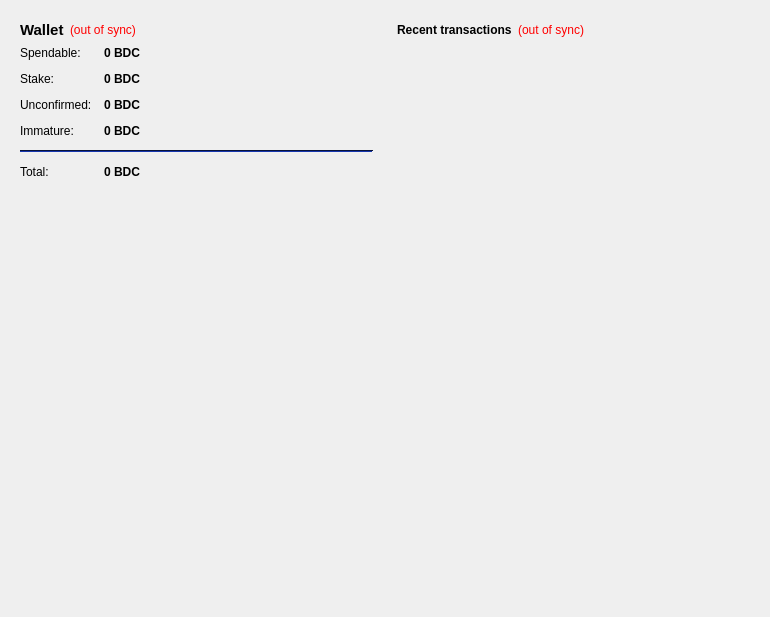
<?xml version="1.0" encoding="UTF-8"?>
<ui version="4.0">
 <class>OverviewPage</class>
 <widget class="QWidget" name="OverviewPage">
  <property name="geometry">
   <rect>
    <x>0</x>
    <y>0</y>
    <width>770</width>
    <height>617</height>
   </rect>
  </property>
  <property name="windowTitle">
   <string>Form</string>
  </property>
  <layout class="QHBoxLayout" name="horizontalLayout" stretch="1,1">
   <item>
    <layout class="QVBoxLayout" name="verticalLayout_2">
     <item>
      <widget class="QFrame" name="frame">
       <property name="frameShape">
        <enum>QFrame::NoFrame</enum>
       </property>
       <property name="frameShadow">
        <enum>QFrame::Raised</enum>
       </property>
       <property name="lineWidth">
        <number>0</number>
       </property>
       <layout class="QVBoxLayout" name="verticalLayout_4">
        <item>
         <layout class="QHBoxLayout" name="horizontalLayout_4">
          <item>
           <widget class="QLabel" name="label_5">
            <property name="font">
             <font>
              <pointsize>11</pointsize>
              <weight>75</weight>
              <bold>true</bold>
             </font>
            </property>
            <property name="text">
             <string>Wallet</string>
            </property>
           </widget>
          </item>
          <item>
           <widget class="QLabel" name="labelWalletStatus">
            <property name="toolTip">
             <string>The displayed information may be out of date. Your wallet automatically synchronizes with the BlueDragon network after a connection is established, but this process has not completed yet.</string>
            </property>
            <property name="styleSheet">
             <string notr="true">QLabel { color: red; }</string>
            </property>
            <property name="text">
             <string notr="true">(out of sync)</string>
            </property>
            <property name="alignment">
             <set>Qt::AlignLeading|Qt::AlignLeft|Qt::AlignVCenter</set>
            </property>
           </widget>
          </item>
          <item>
           <spacer name="horizontalSpacer_2">
            <property name="orientation">
             <enum>Qt::Horizontal</enum>
            </property>
            <property name="sizeHint" stdset="0">
             <size>
              <width>40</width>
              <height>20</height>
             </size>
            </property>
           </spacer>
          </item>
         </layout>
        </item>
        <item>
         <layout class="QFormLayout" name="formLayout_2">
          <property name="fieldGrowthPolicy">
           <enum>QFormLayout::AllNonFixedFieldsGrow</enum>
          </property>
          <property name="horizontalSpacing">
           <number>12</number>
          </property>
          <property name="verticalSpacing">
           <number>12</number>
          </property>
          <item row="0" column="0">
           <widget class="QLabel" name="label">
            <property name="text">
             <string>Spendable:</string>
            </property>
           </widget>
          </item>
          <item row="0" column="1">
           <widget class="QLabel" name="labelBalance">
            <property name="font">
             <font>
              <weight>75</weight>
              <bold>true</bold>
             </font>
            </property>
            <property name="cursor">
             <cursorShape>IBeamCursor</cursorShape>
            </property>
            <property name="toolTip">
             <string>Your current spendable balance</string>
            </property>
            <property name="text">
             <string notr="true">0 BDC</string>
            </property>
            <property name="textInteractionFlags">
             <set>Qt::LinksAccessibleByMouse|Qt::TextSelectableByKeyboard|Qt::TextSelectableByMouse</set>
            </property>
           </widget>
          </item>
          <item row="1" column="0">
           <widget class="QLabel" name="label_6">
            <property name="text">
             <string>Stake:</string>
            </property>
           </widget>
          </item>
          <item row="1" column="1">
           <widget class="QLabel" name="labelStake">
            <property name="font">
             <font>
              <weight>75</weight>
              <bold>true</bold>
             </font>
            </property>
            <property name="cursor">
             <cursorShape>IBeamCursor</cursorShape>
            </property>
            <property name="toolTip">
             <string>Total of coins that was staked, and do not yet count toward the current balance</string>
            </property>
            <property name="text">
             <string notr="true">0 BDC</string>
            </property>
            <property name="textInteractionFlags">
             <set>Qt::LinksAccessibleByMouse|Qt::TextSelectableByKeyboard|Qt::TextSelectableByMouse</set>
            </property>
           </widget>
          </item>
          <item row="2" column="0">
           <widget class="QLabel" name="label_3">
            <property name="text">
             <string>Unconfirmed:</string>
            </property>
           </widget>
          </item>
          <item row="2" column="1">
           <widget class="QLabel" name="labelUnconfirmed">
            <property name="font">
             <font>
              <weight>75</weight>
              <bold>true</bold>
             </font>
            </property>
            <property name="cursor">
             <cursorShape>IBeamCursor</cursorShape>
            </property>
            <property name="toolTip">
             <string>Total of transactions that have yet to be confirmed, and do not yet count toward the current balance</string>
            </property>
            <property name="text">
             <string notr="true">0 BDC</string>
            </property>
            <property name="textInteractionFlags">
             <set>Qt::LinksAccessibleByMouse|Qt::TextSelectableByKeyboard|Qt::TextSelectableByMouse</set>
            </property>
           </widget>
          </item>
          <item row="3" column="0">
           <widget class="QLabel" name="labelImmatureText">
            <property name="text">
             <string>Immature:</string>
            </property>
           </widget>
          </item>
          <item row="3" column="1">
           <widget class="QLabel" name="labelImmature">
            <property name="font">
             <font>
              <weight>75</weight>
              <bold>true</bold>
             </font>
            </property>
            <property name="toolTip">
             <string>Mined balance that has not yet matured</string>
            </property>
            <property name="text">
             <string notr="true">0 BDC</string>
            </property>
            <property name="textInteractionFlags">
             <set>Qt::LinksAccessibleByMouse|Qt::TextSelectableByKeyboard|Qt::TextSelectableByMouse</set>
            </property>
           </widget>
          </item>
          <item row="4" column="0" colspan="2">
           <widget class="Line" name="line">
            <property name="palette">
             <palette>
              <active>
               <colorrole role="WindowText">
                <brush brushstyle="SolidPattern">
                 <color alpha="255">
                  <red>255</red>
                  <green>255</green>
                  <blue>255</blue>
                 </color>
                </brush>
               </colorrole>
               <colorrole role="Button">
                <brush brushstyle="SolidPattern">
                 <color alpha="255">
                  <red>14</red>
                  <green>36</green>
                  <blue>116</blue>
                 </color>
                </brush>
               </colorrole>
               <colorrole role="Light">
                <brush brushstyle="SolidPattern">
                 <color alpha="255">
                  <red>22</red>
                  <green>54</green>
                  <blue>174</blue>
                 </color>
                </brush>
               </colorrole>
               <colorrole role="Midlight">
                <brush brushstyle="SolidPattern">
                 <color alpha="255">
                  <red>18</red>
                  <green>45</green>
                  <blue>145</blue>
                 </color>
                </brush>
               </colorrole>
               <colorrole role="Dark">
                <brush brushstyle="SolidPattern">
                 <color alpha="255">
                  <red>7</red>
                  <green>18</green>
                  <blue>58</blue>
                 </color>
                </brush>
               </colorrole>
               <colorrole role="Mid">
                <brush brushstyle="SolidPattern">
                 <color alpha="255">
                  <red>9</red>
                  <green>24</green>
                  <blue>77</blue>
                 </color>
                </brush>
               </colorrole>
               <colorrole role="Text">
                <brush brushstyle="SolidPattern">
                 <color alpha="255">
                  <red>255</red>
                  <green>255</green>
                  <blue>255</blue>
                 </color>
                </brush>
               </colorrole>
               <colorrole role="BrightText">
                <brush brushstyle="SolidPattern">
                 <color alpha="255">
                  <red>255</red>
                  <green>255</green>
                  <blue>255</blue>
                 </color>
                </brush>
               </colorrole>
               <colorrole role="ButtonText">
                <brush brushstyle="SolidPattern">
                 <color alpha="255">
                  <red>255</red>
                  <green>255</green>
                  <blue>255</blue>
                 </color>
                </brush>
               </colorrole>
               <colorrole role="Base">
                <brush brushstyle="SolidPattern">
                 <color alpha="255">
                  <red>0</red>
                  <green>0</green>
                  <blue>0</blue>
                 </color>
                </brush>
               </colorrole>
               <colorrole role="Window">
                <brush brushstyle="SolidPattern">
                 <color alpha="255">
                  <red>14</red>
                  <green>36</green>
                  <blue>116</blue>
                 </color>
                </brush>
               </colorrole>
               <colorrole role="Shadow">
                <brush brushstyle="SolidPattern">
                 <color alpha="255">
                  <red>0</red>
                  <green>0</green>
                  <blue>0</blue>
                 </color>
                </brush>
               </colorrole>
               <colorrole role="AlternateBase">
                <brush brushstyle="SolidPattern">
                 <color alpha="255">
                  <red>7</red>
                  <green>18</green>
                  <blue>58</blue>
                 </color>
                </brush>
               </colorrole>
               <colorrole role="ToolTipBase">
                <brush brushstyle="SolidPattern">
                 <color alpha="255">
                  <red>255</red>
                  <green>255</green>
                  <blue>220</blue>
                 </color>
                </brush>
               </colorrole>
               <colorrole role="ToolTipText">
                <brush brushstyle="SolidPattern">
                 <color alpha="255">
                  <red>0</red>
                  <green>0</green>
                  <blue>0</blue>
                 </color>
                </brush>
               </colorrole>
              </active>
              <inactive>
               <colorrole role="WindowText">
                <brush brushstyle="SolidPattern">
                 <color alpha="255">
                  <red>255</red>
                  <green>255</green>
                  <blue>255</blue>
                 </color>
                </brush>
               </colorrole>
               <colorrole role="Button">
                <brush brushstyle="SolidPattern">
                 <color alpha="255">
                  <red>14</red>
                  <green>36</green>
                  <blue>116</blue>
                 </color>
                </brush>
               </colorrole>
               <colorrole role="Light">
                <brush brushstyle="SolidPattern">
                 <color alpha="255">
                  <red>22</red>
                  <green>54</green>
                  <blue>174</blue>
                 </color>
                </brush>
               </colorrole>
               <colorrole role="Midlight">
                <brush brushstyle="SolidPattern">
                 <color alpha="255">
                  <red>18</red>
                  <green>45</green>
                  <blue>145</blue>
                 </color>
                </brush>
               </colorrole>
               <colorrole role="Dark">
                <brush brushstyle="SolidPattern">
                 <color alpha="255">
                  <red>7</red>
                  <green>18</green>
                  <blue>58</blue>
                 </color>
                </brush>
               </colorrole>
               <colorrole role="Mid">
                <brush brushstyle="SolidPattern">
                 <color alpha="255">
                  <red>9</red>
                  <green>24</green>
                  <blue>77</blue>
                 </color>
                </brush>
               </colorrole>
               <colorrole role="Text">
                <brush brushstyle="SolidPattern">
                 <color alpha="255">
                  <red>255</red>
                  <green>255</green>
                  <blue>255</blue>
                 </color>
                </brush>
               </colorrole>
               <colorrole role="BrightText">
                <brush brushstyle="SolidPattern">
                 <color alpha="255">
                  <red>255</red>
                  <green>255</green>
                  <blue>255</blue>
                 </color>
                </brush>
               </colorrole>
               <colorrole role="ButtonText">
                <brush brushstyle="SolidPattern">
                 <color alpha="255">
                  <red>255</red>
                  <green>255</green>
                  <blue>255</blue>
                 </color>
                </brush>
               </colorrole>
               <colorrole role="Base">
                <brush brushstyle="SolidPattern">
                 <color alpha="255">
                  <red>0</red>
                  <green>0</green>
                  <blue>0</blue>
                 </color>
                </brush>
               </colorrole>
               <colorrole role="Window">
                <brush brushstyle="SolidPattern">
                 <color alpha="255">
                  <red>14</red>
                  <green>36</green>
                  <blue>116</blue>
                 </color>
                </brush>
               </colorrole>
               <colorrole role="Shadow">
                <brush brushstyle="SolidPattern">
                 <color alpha="255">
                  <red>0</red>
                  <green>0</green>
                  <blue>0</blue>
                 </color>
                </brush>
               </colorrole>
               <colorrole role="AlternateBase">
                <brush brushstyle="SolidPattern">
                 <color alpha="255">
                  <red>7</red>
                  <green>18</green>
                  <blue>58</blue>
                 </color>
                </brush>
               </colorrole>
               <colorrole role="ToolTipBase">
                <brush brushstyle="SolidPattern">
                 <color alpha="255">
                  <red>255</red>
                  <green>255</green>
                  <blue>220</blue>
                 </color>
                </brush>
               </colorrole>
               <colorrole role="ToolTipText">
                <brush brushstyle="SolidPattern">
                 <color alpha="255">
                  <red>0</red>
                  <green>0</green>
                  <blue>0</blue>
                 </color>
                </brush>
               </colorrole>
              </inactive>
              <disabled>
               <colorrole role="WindowText">
                <brush brushstyle="SolidPattern">
                 <color alpha="255">
                  <red>7</red>
                  <green>18</green>
                  <blue>58</blue>
                 </color>
                </brush>
               </colorrole>
               <colorrole role="Button">
                <brush brushstyle="SolidPattern">
                 <color alpha="255">
                  <red>14</red>
                  <green>36</green>
                  <blue>116</blue>
                 </color>
                </brush>
               </colorrole>
               <colorrole role="Light">
                <brush brushstyle="SolidPattern">
                 <color alpha="255">
                  <red>22</red>
                  <green>54</green>
                  <blue>174</blue>
                 </color>
                </brush>
               </colorrole>
               <colorrole role="Midlight">
                <brush brushstyle="SolidPattern">
                 <color alpha="255">
                  <red>18</red>
                  <green>45</green>
                  <blue>145</blue>
                 </color>
                </brush>
               </colorrole>
               <colorrole role="Dark">
                <brush brushstyle="SolidPattern">
                 <color alpha="255">
                  <red>7</red>
                  <green>18</green>
                  <blue>58</blue>
                 </color>
                </brush>
               </colorrole>
               <colorrole role="Mid">
                <brush brushstyle="SolidPattern">
                 <color alpha="255">
                  <red>9</red>
                  <green>24</green>
                  <blue>77</blue>
                 </color>
                </brush>
               </colorrole>
               <colorrole role="Text">
                <brush brushstyle="SolidPattern">
                 <color alpha="255">
                  <red>7</red>
                  <green>18</green>
                  <blue>58</blue>
                 </color>
                </brush>
               </colorrole>
               <colorrole role="BrightText">
                <brush brushstyle="SolidPattern">
                 <color alpha="255">
                  <red>255</red>
                  <green>255</green>
                  <blue>255</blue>
                 </color>
                </brush>
               </colorrole>
               <colorrole role="ButtonText">
                <brush brushstyle="SolidPattern">
                 <color alpha="255">
                  <red>7</red>
                  <green>18</green>
                  <blue>58</blue>
                 </color>
                </brush>
               </colorrole>
               <colorrole role="Base">
                <brush brushstyle="SolidPattern">
                 <color alpha="255">
                  <red>14</red>
                  <green>36</green>
                  <blue>116</blue>
                 </color>
                </brush>
               </colorrole>
               <colorrole role="Window">
                <brush brushstyle="SolidPattern">
                 <color alpha="255">
                  <red>14</red>
                  <green>36</green>
                  <blue>116</blue>
                 </color>
                </brush>
               </colorrole>
               <colorrole role="Shadow">
                <brush brushstyle="SolidPattern">
                 <color alpha="255">
                  <red>0</red>
                  <green>0</green>
                  <blue>0</blue>
                 </color>
                </brush>
               </colorrole>
               <colorrole role="AlternateBase">
                <brush brushstyle="SolidPattern">
                 <color alpha="255">
                  <red>14</red>
                  <green>36</green>
                  <blue>116</blue>
                 </color>
                </brush>
               </colorrole>
               <colorrole role="ToolTipBase">
                <brush brushstyle="SolidPattern">
                 <color alpha="255">
                  <red>255</red>
                  <green>255</green>
                  <blue>220</blue>
                 </color>
                </brush>
               </colorrole>
               <colorrole role="ToolTipText">
                <brush brushstyle="SolidPattern">
                 <color alpha="255">
                  <red>0</red>
                  <green>0</green>
                  <blue>0</blue>
                 </color>
                </brush>
               </colorrole>
              </disabled>
             </palette>
            </property>
            <property name="orientation">
             <enum>Qt::Horizontal</enum>
            </property>
           </widget>
          </item>
          <item row="5" column="0">
           <widget class="QLabel" name="labelTotalText">
            <property name="text">
             <string>Total:</string>
            </property>
           </widget>
          </item>
          <item row="5" column="1">
           <widget class="QLabel" name="labelTotal">
            <property name="font">
             <font>
              <weight>75</weight>
              <bold>true</bold>
             </font>
            </property>
            <property name="cursor">
             <cursorShape>IBeamCursor</cursorShape>
            </property>
            <property name="toolTip">
             <string>Your current total balance</string>
            </property>
            <property name="text">
             <string notr="true">0 BDC</string>
            </property>
            <property name="textInteractionFlags">
             <set>Qt::LinksAccessibleByMouse|Qt::TextSelectableByKeyboard|Qt::TextSelectableByMouse</set>
            </property>
           </widget>
          </item>
         </layout>
        </item>
       </layout>
      </widget>
     </item>
     <item>
      <spacer name="verticalSpacer">
       <property name="orientation">
        <enum>Qt::Vertical</enum>
       </property>
       <property name="sizeHint" stdset="0">
        <size>
         <width>20</width>
         <height>40</height>
        </size>
       </property>
      </spacer>
     </item>
    </layout>
   </item>
   <item>
    <layout class="QVBoxLayout" name="verticalLayout_3">
     <item>
      <widget class="QFrame" name="frame_2">
       <property name="frameShape">
        <enum>QFrame::NoFrame</enum>
       </property>
       <property name="frameShadow">
        <enum>QFrame::Plain</enum>
       </property>
       <property name="lineWidth">
        <number>0</number>
       </property>
       <layout class="QVBoxLayout" name="verticalLayout">
        <item>
         <layout class="QHBoxLayout" name="horizontalLayout_2">
          <item>
           <widget class="QLabel" name="label_4">
            <property name="text">
             <string>&lt;b&gt;Recent transactions&lt;/b&gt;</string>
            </property>
           </widget>
          </item>
          <item>
           <widget class="QLabel" name="labelTransactionsStatus">
            <property name="toolTip">
             <string>The displayed information may be out of date. Your wallet automatically synchronizes with the BlueDragon network after a connection is established, but this process has not completed yet.</string>
            </property>
            <property name="styleSheet">
             <string notr="true">QLabel { color: red; }</string>
            </property>
            <property name="text">
             <string notr="true">(out of sync)</string>
            </property>
            <property name="alignment">
             <set>Qt::AlignRight|Qt::AlignTrailing|Qt::AlignVCenter</set>
            </property>
           </widget>
          </item>
          <item>
           <spacer name="horizontalSpacer">
            <property name="orientation">
             <enum>Qt::Horizontal</enum>
            </property>
            <property name="sizeHint" stdset="0">
             <size>
              <width>40</width>
              <height>20</height>
             </size>
            </property>
           </spacer>
          </item>
         </layout>
        </item>
        <item>
         <widget class="QListView" name="listTransactions">
          <property name="styleSheet">
           <string notr="true">QListView { background: transparent; }</string>
          </property>
          <property name="frameShape">
           <enum>QFrame::NoFrame</enum>
          </property>
          <property name="verticalScrollBarPolicy">
           <enum>Qt::ScrollBarAlwaysOff</enum>
          </property>
          <property name="horizontalScrollBarPolicy">
           <enum>Qt::ScrollBarAlwaysOff</enum>
          </property>
          <property name="selectionMode">
           <enum>QAbstractItemView::NoSelection</enum>
          </property>
         </widget>
        </item>
       </layout>
      </widget>
     </item>
     <item>
      <spacer name="verticalSpacer_2">
       <property name="orientation">
        <enum>Qt::Vertical</enum>
       </property>
       <property name="sizeHint" stdset="0">
        <size>
         <width>20</width>
         <height>40</height>
        </size>
       </property>
      </spacer>
     </item>
    </layout>
   </item>
  </layout>
 </widget>
 <resources>
  <include location="../bitcoin.qrc"/>
 </resources>
 <connections/>
</ui>
